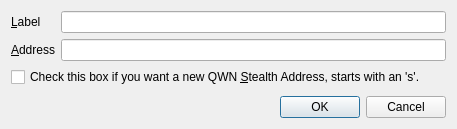
<?xml version="1.0" encoding="UTF-8"?>
<ui version="4.0">
 <class>EditAddressDialog</class>
 <widget class="QDialog" name="EditAddressDialog">
  <property name="geometry">
   <rect>
    <x>0</x>
    <y>0</y>
    <width>457</width>
    <height>129</height>
   </rect>
  </property>
  <property name="windowTitle">
   <string>Edit Address</string>
  </property>
  <layout class="QVBoxLayout" name="verticalLayout">
   <item>
    <layout class="QFormLayout" name="formLayout">
     <property name="fieldGrowthPolicy">
      <enum>QFormLayout::AllNonFixedFieldsGrow</enum>
     </property>
     <item row="0" column="0">
      <widget class="QLabel" name="label">
       <property name="text">
        <string>&amp;Label</string>
       </property>
       <property name="buddy">
        <cstring>labelEdit</cstring>
       </property>
      </widget>
     </item>
     <item row="0" column="1">
      <widget class="QLineEdit" name="labelEdit">
       <property name="toolTip">
        <string>The label associated with this address book entry</string>
       </property>
      </widget>
     </item>
     <item row="1" column="0">
      <widget class="QLabel" name="label_2">
       <property name="text">
        <string>&amp;Address</string>
       </property>
       <property name="buddy">
        <cstring>addressEdit</cstring>
       </property>
      </widget>
     </item>
     <item row="1" column="1">
      <widget class="QLineEdit" name="addressEdit">
       <property name="toolTip">
        <string>The address associated with this address book entry. This can only be modified for sending addresses.</string>
       </property>
      </widget>
     </item>
     <item row="2" column="0" colspan="2">
      <widget class="QCheckBox" name="stealthCB">
       <property name="text">
        <string>Check this box if you want a new QWN &amp;Stealth Address, starts with an 's'.</string>
       </property>
      </widget>
     </item>
    </layout>
   </item>
   <item>
    <widget class="QDialogButtonBox" name="buttonBox">
     <property name="orientation">
      <enum>Qt::Horizontal</enum>
     </property>
     <property name="standardButtons">
      <set>QDialogButtonBox::Cancel|QDialogButtonBox::Ok</set>
     </property>
    </widget>
   </item>
  </layout>
 </widget>
 <resources/>
 <connections>
  <connection>
   <sender>buttonBox</sender>
   <signal>accepted()</signal>
   <receiver>EditAddressDialog</receiver>
   <slot>accept()</slot>
   <hints>
    <hint type="sourcelabel">
     <x>248</x>
     <y>254</y>
    </hint>
    <hint type="destinationlabel">
     <x>157</x>
     <y>274</y>
    </hint>
   </hints>
  </connection>
  <connection>
   <sender>buttonBox</sender>
   <signal>rejected()</signal>
   <receiver>EditAddressDialog</receiver>
   <slot>reject()</slot>
   <hints>
    <hint type="sourcelabel">
     <x>316</x>
     <y>260</y>
    </hint>
    <hint type="destinationlabel">
     <x>286</x>
     <y>274</y>
    </hint>
   </hints>
  </connection>
 </connections>
</ui>
